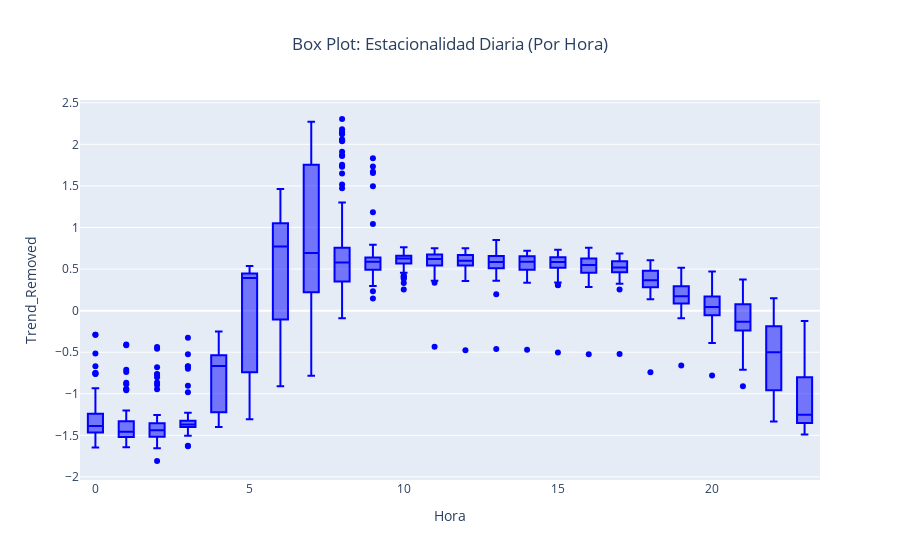
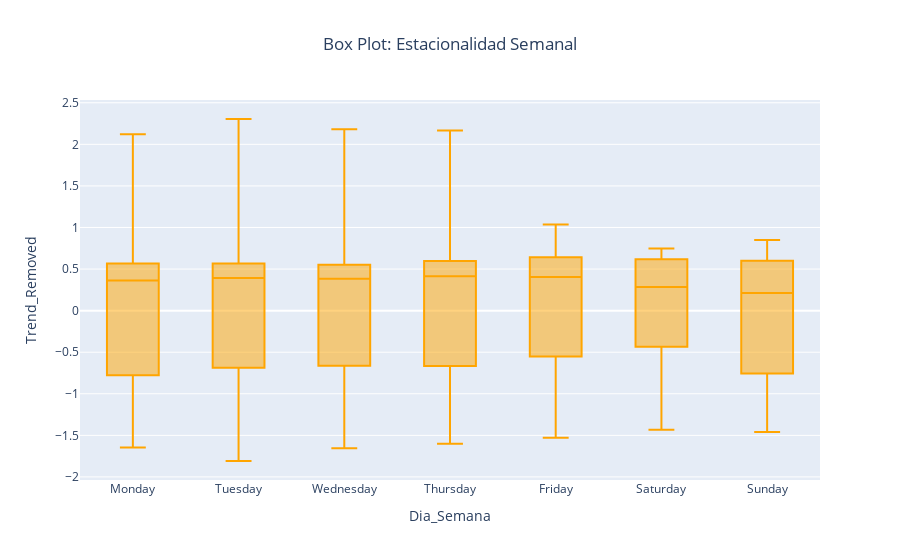

Notebook cell for these charts, in order:
### Code cell
# Enriquecer dataset para boxplots
df['Hora'] = df.index.hour
df['Dia_Semana'] = df.index.day_name()
df['Mes'] = df.index.month_name()

# 1. Por Hora (Ciclo Diario - Fundamental en electricidad)
fig = px.box(df, x='Hora', y='Trend_Removed', 
             title='Box Plot: Estacionalidad Diaria (Por Hora)', color_discrete_sequence=['blue'])
fig.update_layout(title_x=0.5)
fig.show()

# 2. Por Día de la Semana
dias_orden = ["Monday", "Tuesday", "Wednesday", "Thursday", "Friday", "Saturday", "Sunday"]
fig = px.box(df, x='Dia_Semana', y='Trend_Removed', category_orders={"Dia_Semana": dias_orden},
             title='Box Plot: Estacionalidad Semanal', color_discrete_sequence=['orange'])
fig.update_layout(title_x=0.5)
fig.show()

### Figure 1 — Plotly figure (JSON) as saved in the notebook; plotly's stock layout.template omitted (floating-point values rounded to 4 significant figures; data arrays with more than 128 entries replaced by an {"elided": "..."} marker saying what was removed)
{"data": [{"alignmentgroup": "True", "hovertemplate": "Hora=%{x}<br>Trend_Removed=%{y}<extra></extra>", "legendgroup": "", "marker": {"color": "blue"}, "name": "", "notched": false, "offsetgroup": "", "orientation": "v", "showlegend": false, "type": "box", "x": {"elided": "2160 int values"}, "x0": " ", "xaxis": "x", "y": {"elided": "2160 float values"}, "y0": " ", "yaxis": "y"}], "layout": {"boxmode": "group", "legend": {"tracegroupgap": 0}, "title": {"text": "Box Plot: Estacionalidad Diaria (Por Hora)", "x": 0.5}, "xaxis": {"anchor": "y", "domain": [0, 1], "title": {"text": "Hora"}}, "yaxis": {"anchor": "x", "domain": [0, 1], "title": {"text": "Trend_Removed"}}}}

### Figure 2 — Plotly figure (JSON) as saved in the notebook; plotly's stock layout.template omitted (floating-point values rounded to 4 significant figures; data arrays with more than 128 entries replaced by an {"elided": "..."} marker saying what was removed)
{"data": [{"alignmentgroup": "True", "hovertemplate": "Dia_Semana=%{x}<br>Trend_Removed=%{y}<extra></extra>", "legendgroup": "", "marker": {"color": "orange"}, "name": "", "notched": false, "offsetgroup": "", "orientation": "v", "showlegend": false, "type": "box", "x": {"elided": "2160 str values"}, "x0": " ", "xaxis": "x", "y": {"elided": "2160 float values"}, "y0": " ", "yaxis": "y"}], "layout": {"boxmode": "group", "legend": {"tracegroupgap": 0}, "title": {"text": "Box Plot: Estacionalidad Semanal", "x": 0.5}, "xaxis": {"anchor": "y", "categoryarray": ["Monday", "Tuesday", "Wednesday", "Thursday", "Friday", "Saturday", "Sunday"], "categoryorder": "array", "domain": [0, 1], "title": {"text": "Dia_Semana"}}, "yaxis": {"anchor": "x", "domain": [0, 1], "title": {"text": "Trend_Removed"}}}}
